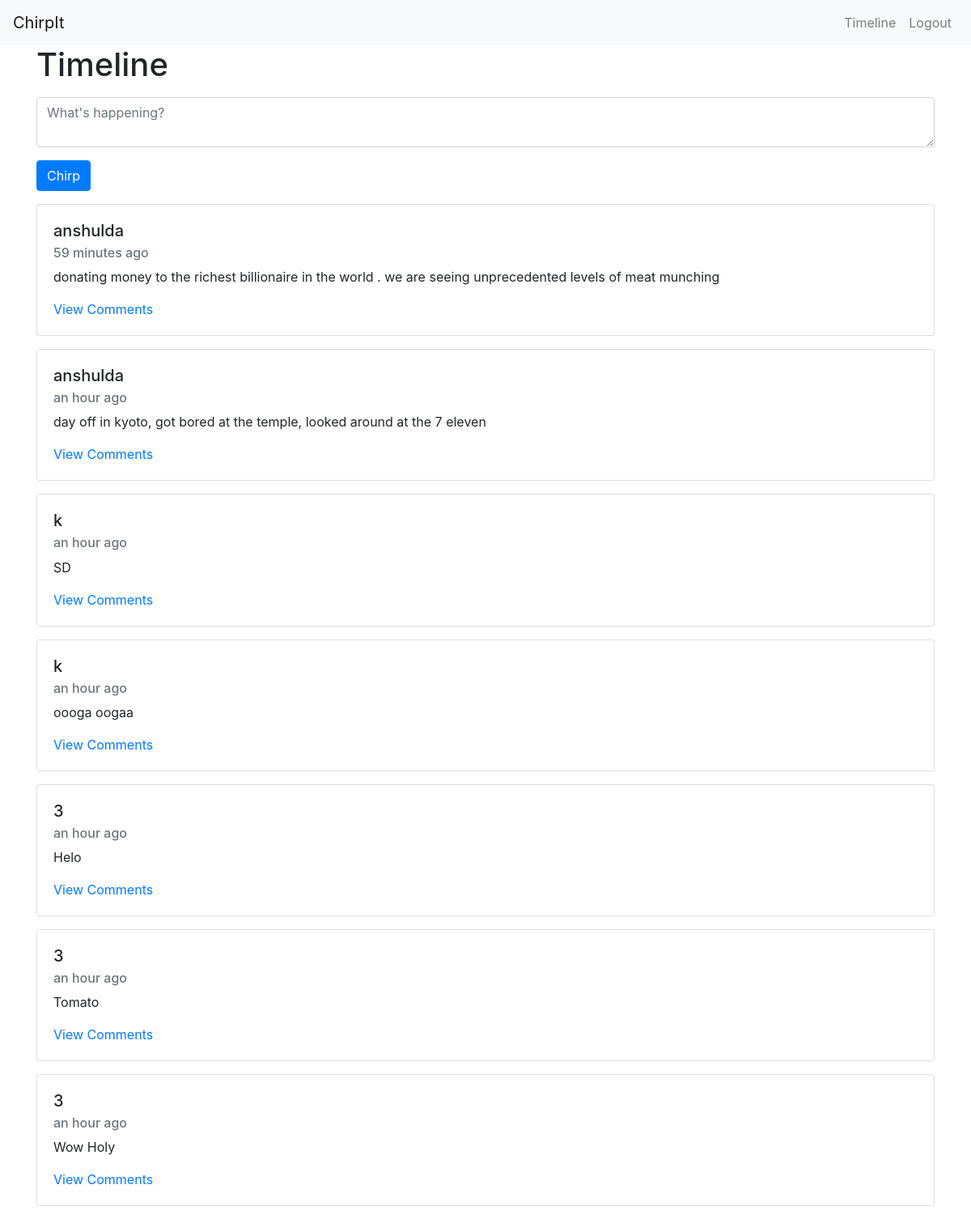
The app's page /timeline (signed in) with its own data.
### app.py (models this page shows)
class Chirp(db.Model):
    id = db.Column(db.Integer, primary_key=True)
    text = db.Column(db.String(280), nullable=False)
    timestamp = db.Column(db.DateTime, nullable=False, default=datetime.utcnow)
    user_id = db.Column(db.Integer, db.ForeignKey('user.id'), nullable=False)
    comments = db.relationship('Comment', backref='chirp', lazy=True)

class User(UserMixin, db.Model):
    id = db.Column(db.Integer, primary_key=True)
    username = db.Column(db.String(100), unique=True, nullable=False)
    password = db.Column(db.String(100), nullable=False)
    chirps = db.relationship('Chirp', backref='user', lazy=True)
    comments = db.relationship('Comment', backref='user', lazy=True)

### app.py (the view, shortened to what this page needs)
@app.route('/timeline', methods=['GET', 'POST'])
@login_required
def timeline():
    chirps = Chirp.query.order_by(Chirp.timestamp.desc()).all()
    return render_template('timeline.html', chirps=chirps)

### app.py (called while the page is built)
def naturaltime(value):
    return arrow.get(value).humanize()

@login_manager.user_loader
def load_user(user_id):
    return User.query.get(int(user_id))

### templates/timeline.html
{% extends "base.html" %}
{% block content %}
    <h1 class="mb-3">Timeline</h1>
    <form method="POST">
        <div class="mb-3">
            <textarea name="chirp_text" class="form-control" placeholder="What's happening?" required></textarea>
        </div>
        <div class="mb-3">
            <button type="submit" class="btn btn-primary">Chirp</button>
        </div>
    </form>
    {% for chirp in chirps %}
        <div class="card mb-3">
            <div class="card-body">
                <h5 class="card-title">{{ chirp.user.username }}</h5>
                <h6 class="card-subtitle mb-2 text-muted">{{ chirp.timestamp|naturaltime }}</h6>
                <p class="card-text">{{ chirp.text }}</p>
                <a href="{{ url_for('chirp', chirp_id=chirp.id) }}" class="card-link">View Comments</a>
            </div>
        </div>
    {% endfor %}
{% endblock %}

### records on screen
Chirp: user.username "anshulda", timestamp "59 minutes ago", text "donating money to the richest billionaire in the world . we are seeing unprecedented levels of meat munching"
Chirp: user.username "anshulda", timestamp "an hour ago", text "day off in kyoto, got bored at the temple, looked around at the 7 eleven"
Chirp: user.username "k", timestamp "an hour ago", text "SD"
Chirp: user.username "k", timestamp "an hour ago", text "oooga oogaa"
Chirp: user.username "3", timestamp "an hour ago", text "Helo"
Chirp: user.username "3", timestamp "an hour ago", text "Tomato"
Chirp: user.username "3", timestamp "an hour ago", text "Wow Holy"
